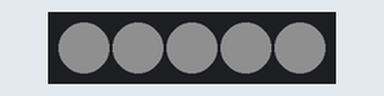
This sketch was run on a simulated Arduino Uno, built with avr-gcc and run on an emulated ATmega328P. On the bench: 5 RGB LEDs in strip order, left to right. Dim RGB values are drawn brighter than linear.

Above: at 0.15 s.
At 3.66 s:
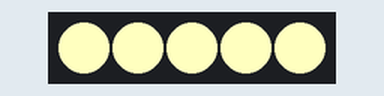
At 6.48 s:
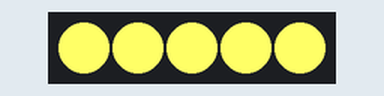
At 12.91 s:
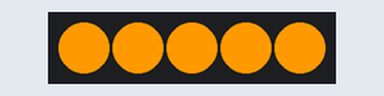
At 19.24 s:
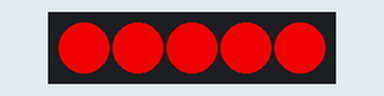
At 25.67 s:
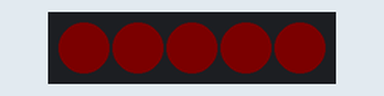
Timing chart, 0 to 27.2 s (numbered marks = the images above):
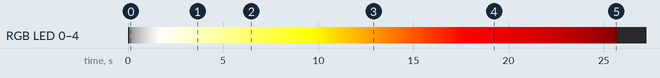

The sketch:

Midterm_6.ino
```cpp
#include "FastLED.h"

// How many leds in your strip?
#define NUM_LEDS 5

#define DATA_PIN 11

CRGB leds[NUM_LEDS];


void setup() {
  FastLED.addLeds<NEOPIXEL, DATA_PIN>(leds, NUM_LEDS);
//  sunrise(10);
}

void loop() {
//  sunrise(10);
  delay(100);
  sunset(50);


  FastLED.show();
}


void sunset(int wait) {
  // total sunrise length, in minutes
  static const float sunsetLength = 4;

  static const float interval = (sunsetLength * 60) / 256;

  static float heatIndex = 255; // start out at 0

    CRGB color = ColorFromPalette(HeatColors_p, heatIndex);

  fill_solid(leds, NUM_LEDS, color);

  EVERY_N_MILLISECONDS(interval) {
    if (heatIndex > 0) {
      heatIndex--;
    }

  }
}
```

Measured:
- by itself, RGB LED 0–4: off → RGB(15, 15, 15) at 0.10 s, → RGB(31, 31, 31) 0.10 s later, → RGB(47, 47, 47) 0.10 s later, → RGB(63, 63, 63) 0.10 s later, … (256 changes in this stretch)
